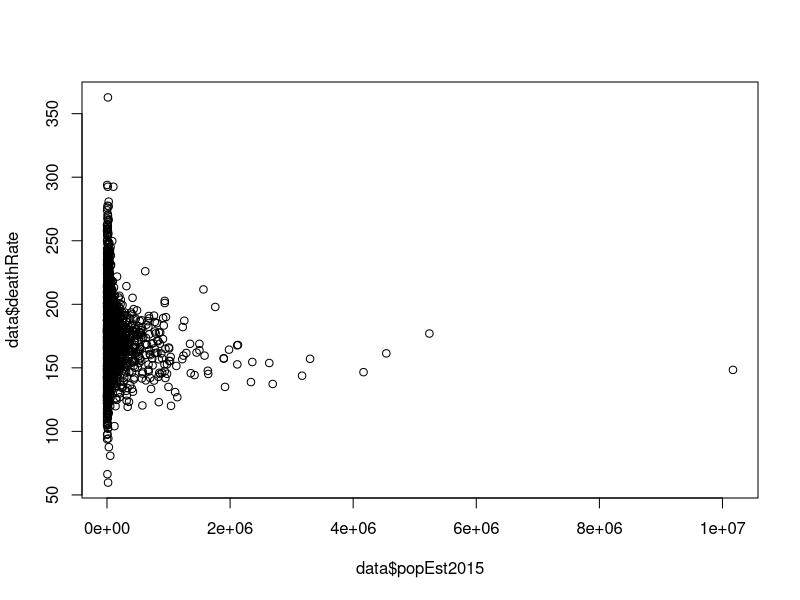
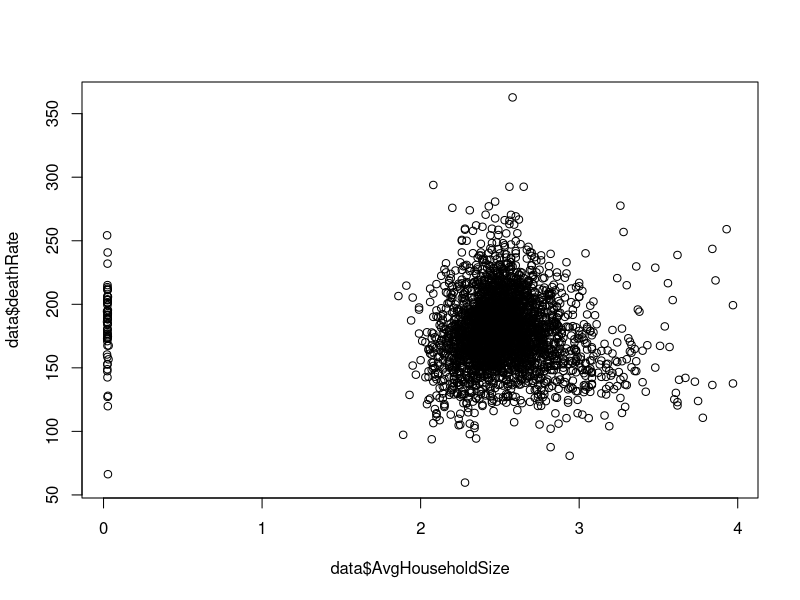
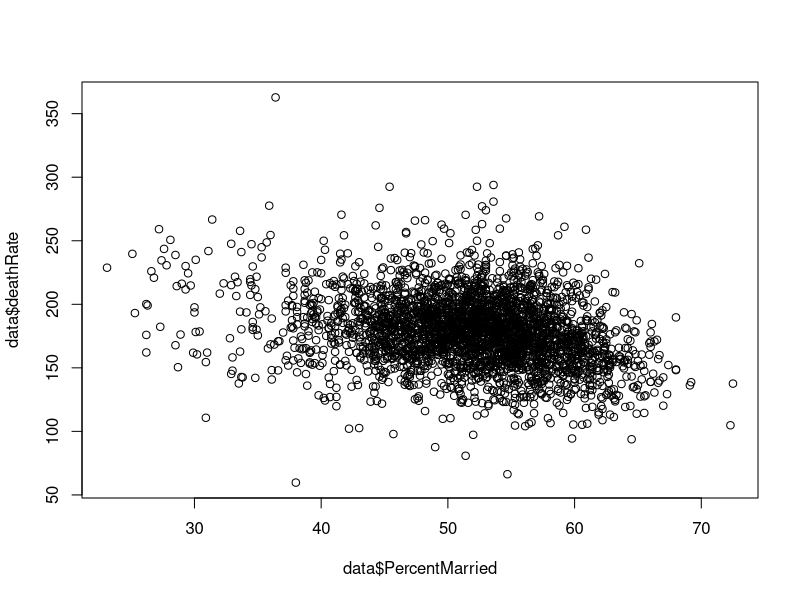
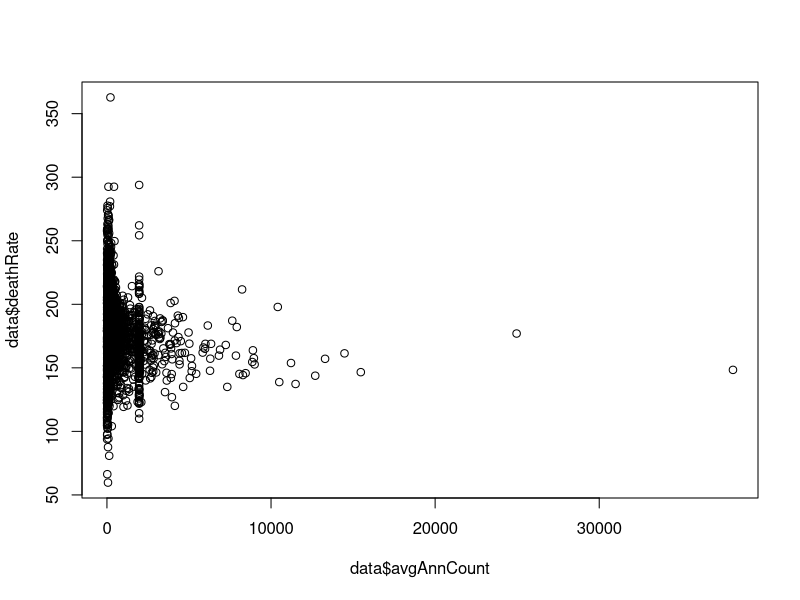
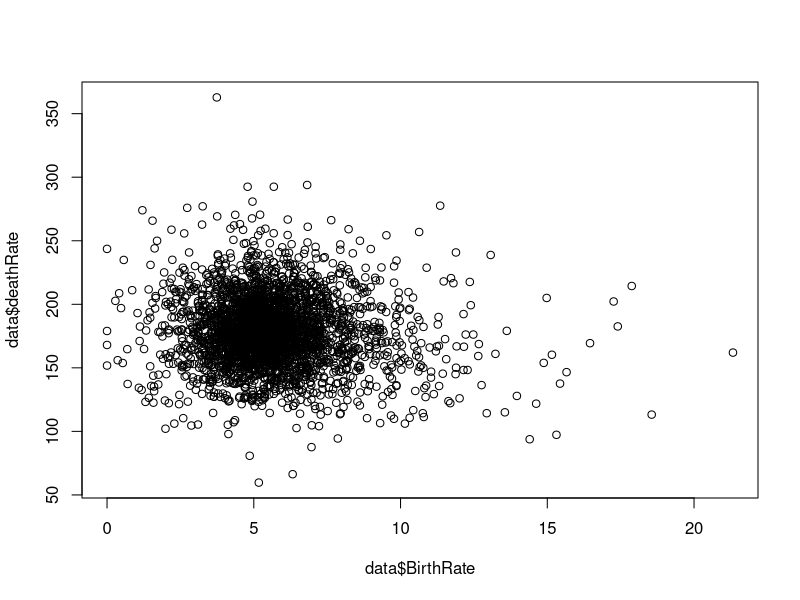

Recreate these plots in R, in order. (Note: this script raises an error after producing the figures.)
## ---- chunk 1
knitr::opts_chunk$set(echo = F)
## ---- chunk 2
setwd("~/Desktop/Courses/W203 - Stat for Data Science/Lab_1/MIDS_LAB01")
data = read.csv("cancer.csv")
## ---- chunk 3
colnames(data)
## ---- chunk 4
plot(data$deathRate ~ data$popEst2015)
plot(data$deathRate ~ data$AvgHouseholdSize)
plot(data$deathRate ~ data$PercentMarried)
# have trouble with plot(data$deathRate ~ data$Geography), you can convert to utf-8  <- iconv(data$Geography, to='UTF-8', sub='')
plot(data$deathRate ~ data$avgAnnCount)
plot(data$deathRate ~ data$BirthRate)
plot(data$deathRate ~ data$binnedInc)
## ---- chunk 5
plot(data$deathRate ~ data$MedianAge)
plot(data$deathRate ~ data$MedianAgeMale)
plot(data$deathRate ~ data$MedianAgeFemale)
## ---- chunk 6
plot(data$deathRate ~ data$medIncome)
plot(data$deathRate ~ data$povertyPercent)
plot(data$deathRate ~ data$binnedInc)
plot(data$deathRate ~ data$PctEmployed16_Over)
plot(data$deathRate ~ data$PctUnemployed16_Over)
## ---- chunk 7
plot(data$deathRate ~ data$PctWhite)
plot(data$deathRate ~ data$PctBlack)
plot(data$deathRate ~ data$PctAsian)
plot(data$deathRate ~ data$PctOtherRace)
## ---- chunk 8
plot(data$deathRate ~ data$PctNoHS18_24)
plot(data$deathRate ~ data$PctHS18_24)
plot(data$deathRate ~ data$PctHS25_Over)
plot(data$deathRate ~ data$PctSomeCol18_24)
plot(data$deathRate ~ data$PctBachDeg18_24)
plot(data$deathRate ~ data$PctBachDeg25_Over)
## ---- chunk 9
plot(data$deathRate ~ data$PctPrivateCoverage)
plot(data$deathRate ~ data$PctEmpPrivCoverage)
plot(data$deathRate ~ data$PctPublicCoverage)
